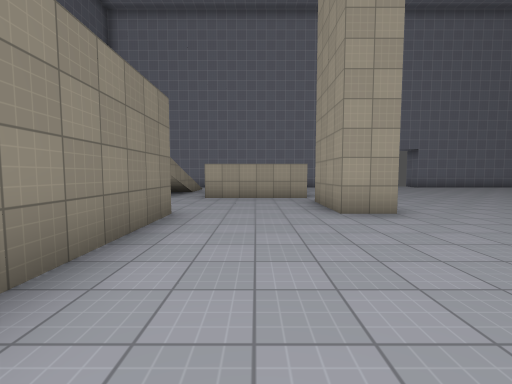
View 1 (above)

19 first-person views from a walk through a 3-D level made in the Godot game engine. The camera is 1.4 m above the floor, tilts 4° down and sees 90° across. The floor is counted in squares, 2 m on a side. Each view is taken from the middle of a square. On the plan, view 1 faces up. The plan holds only what a view shows up to about 9 squares ahead; the rest is blank. The place goes on beyond the plan. Surface patterns are stand-ins for the level's own textures.

View 2
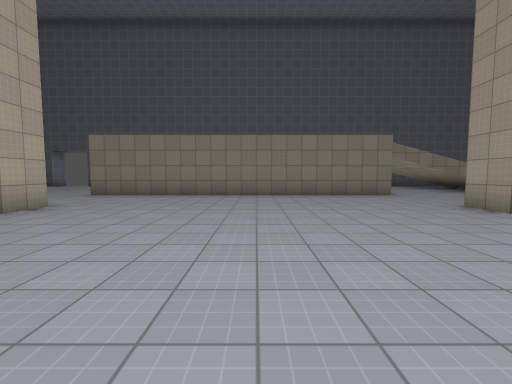

View 3
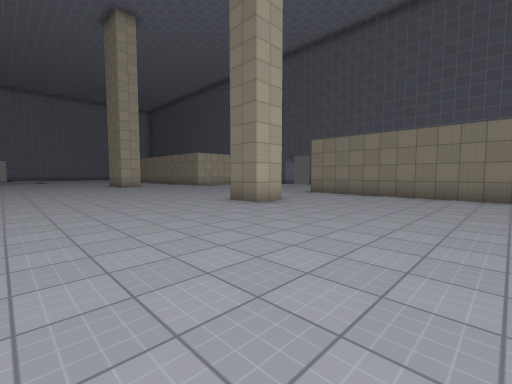

View 4
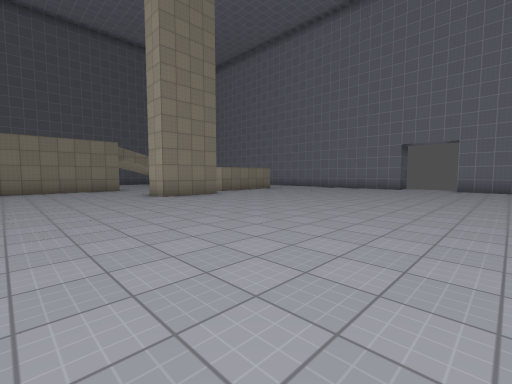

View 5
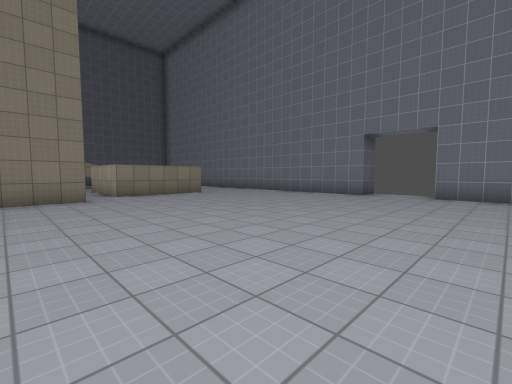

View 6
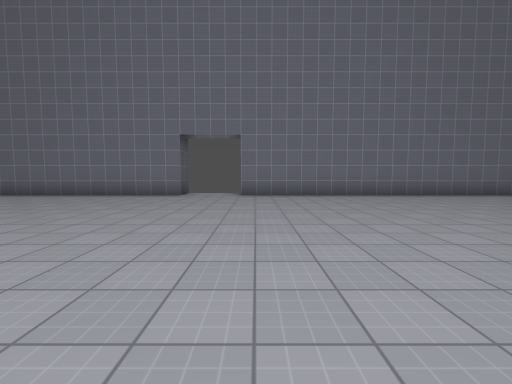

View 7
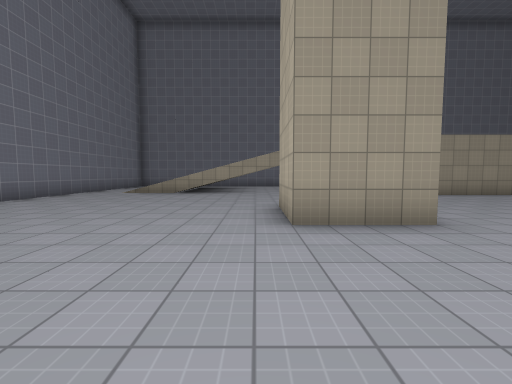

View 8
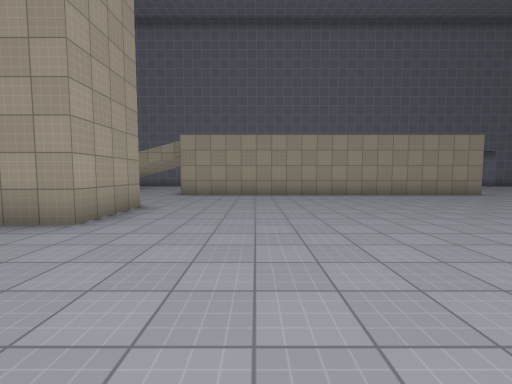

View 9
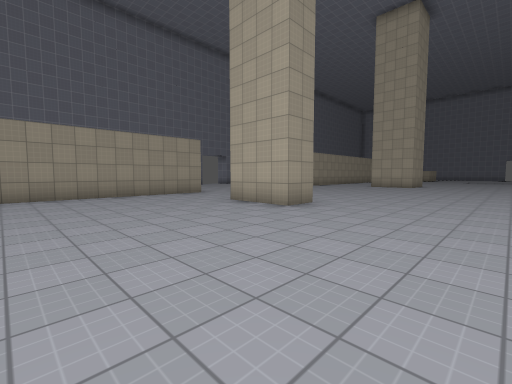

View 10
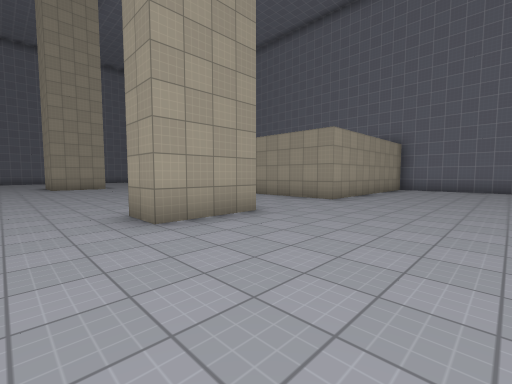

View 11
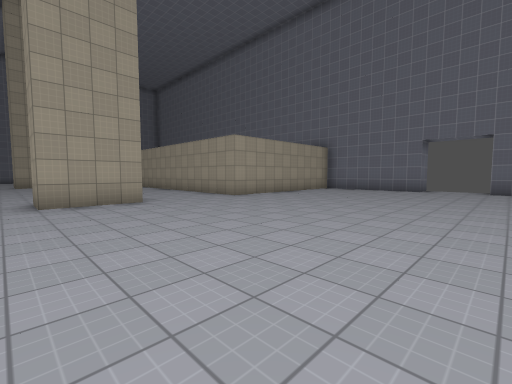

View 12
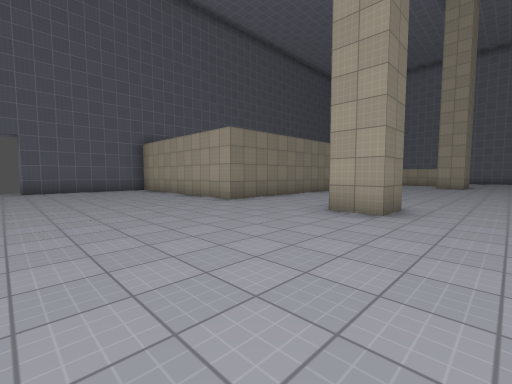

View 13
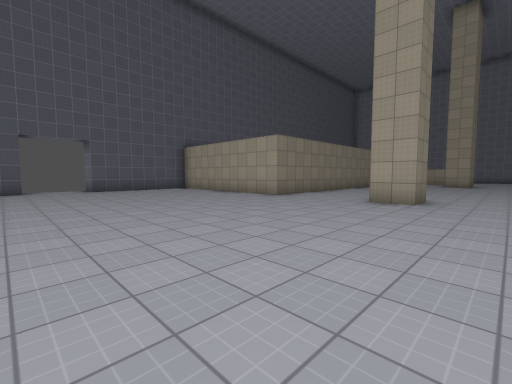

View 14
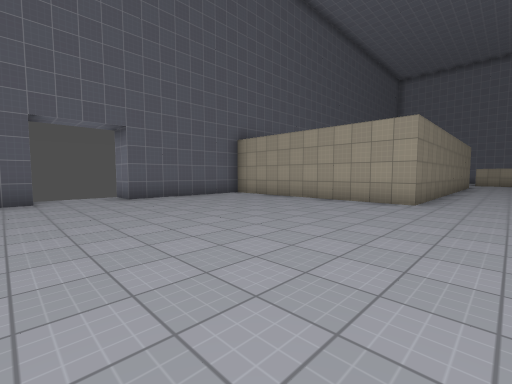

View 15
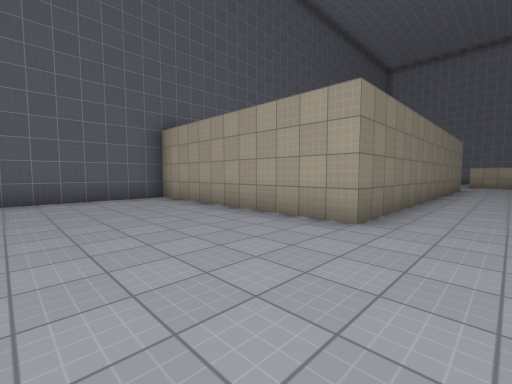

View 16
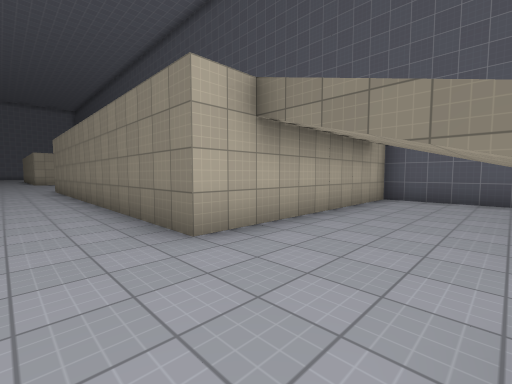

View 17
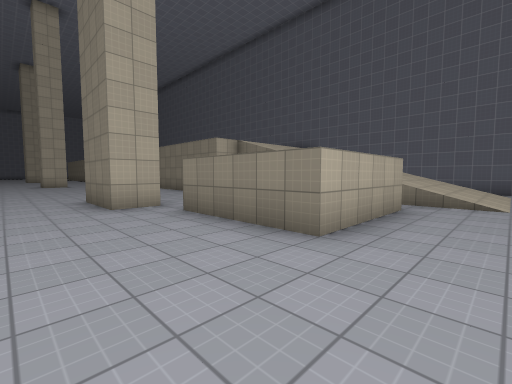

View 18
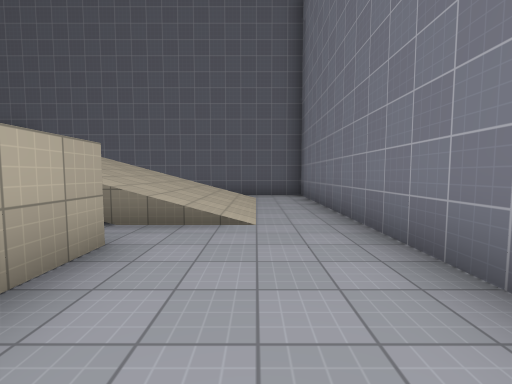

View 19
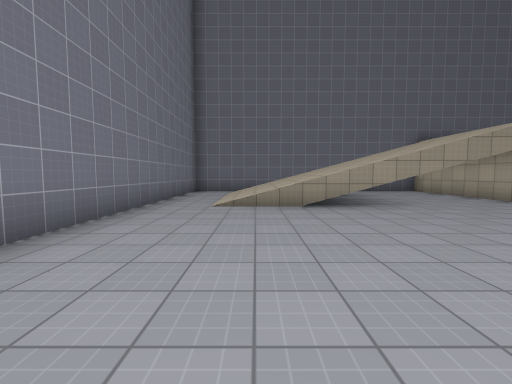

### Floor plan
Key: @ floor where view 1 was taken; # wall or solid block; . floor; / step, stairs or slope.
Columns run from 9 left of view 1 to 23 right of it. Each row starts with its distance up from view 1.
 14  ###############..#############
 13  #.............................
 12  #.////....................////
 11  # ////....................////
 10  # ////.###................////
  9  # ////.###................////
  8  # //  .###................////
  7  #.////....................////
  6  #.........#.........##........
  5  #.........#.........##........
  4  #######..................#####
  3        #..................#
  2        #..................#
  1        #..................#
  0        #.@................#
 -1        #..................#
 -2        #..................#
 -3        #..................#
 -4        #..................#
 -5  #######...#.........##...###
 -6  #............................
 -7  #.............................
 -8  #..............................
 -9 ##..............................#
-10  ...............................
-11  ................................
-12  #............ .... ............#

Positions as (right, up) in squares from view 1, and headings:
1: (0, 0), facing up
2: (7, 0), facing left
3: (7, 0), facing down-left
4: (10, 1), facing up-left
5: (10, 5), facing up-left
6: (9, 5), facing up
7: (8, 7), facing right
8: (8, 2), facing right
9: (8, 0), facing down-right
10: (10, -9), facing up-right
11: (11, -12), facing up-right
12: (4, -10), facing up-left
13: (4, -12), facing up-left
14: (0, -12), facing up-left
15: (0, -9), facing up-left
16: (0, 7), facing down-left
17: (4, 12), facing down-left
18: (1, 12), facing left
19: (12, 11), facing right
